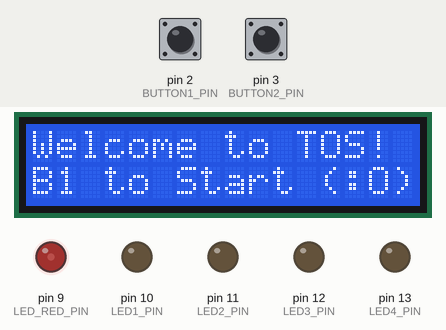
Simulated run of this sketch. Board: Arduino Uno, built with avr-gcc and run on an emulated ATmega328P. Shown: 16×2 character LCD, output pins drawn as LEDs (lit = HIGH). Inputs (shaded band) come from the test bench; at power-on: pin 2 (BUTTON1_PIN) HIGH, pin 3 (BUTTON2_PIN) HIGH. Random numbers use the default seed unless the sketch sets one; what the sketch prints to the serial monitor is not drawn.

Above: at 1.2 s.
1.3 s: pin 2 (BUTTON1_PIN) pulled LOW for 0.15 s
At 2.4 s:
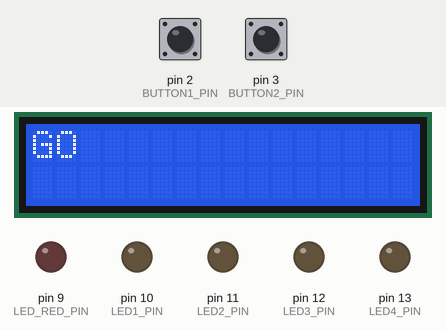
At 4.2 s:
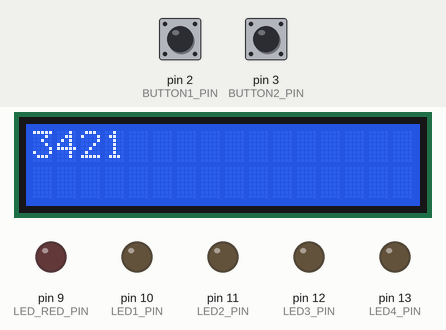
4.4 s: pin 3 (BUTTON2_PIN) pulled LOW for 0.15 s
At 7.4 s:
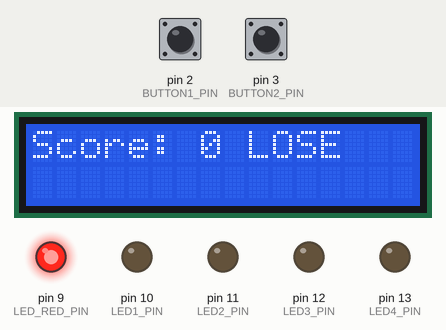
Timing chart, 0 to 19.9 s (numbered marks = the images above; inputs shaded):
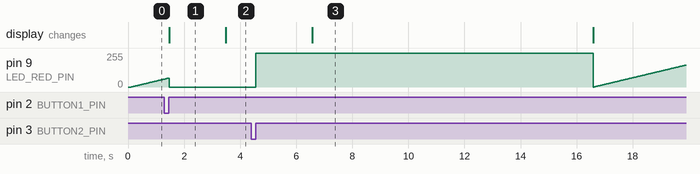

Measured:
- after the input at 1.3 s, the display: changes after 0.17 s (image 1)
- after the input at 4.4 s, the display: changes after 2.2 s (image 3)
- what the display in image 1 shows lasts 2.0 s, from 1.5 s to 3.5 s

The sketch:

src.ino
```cpp
#include "setup.h"
#include "game.h"
#include "wait.h"
#include "btn_control.h"
#include "lcd_control.h"

bool currentWaiting = true;
bool currentfirstWait = false;
bool currentfirstGameRound = false;

long seed = 0;

void setup() {
  setUpLeds();
  setUpButtons();
  setUpLCD();
  setUpWaitInterrupt();
  setUpPotentiometer();

  Serial.begin(9600); //debug
  long seed = analogRead(A2);
  randomSeed(seed); // inizializza casualità

}

void loop() {
  noInterrupts();
  currentWaiting = waiting;
  currentfirstWait = firstWait;
  currentfirstGameRound = firstGameRound;
  interrupts();

  if (currentWaiting) {
    if (currentfirstWait) {
      firstWaitOperations();
    }
    waitModeOperations();
  } else {
    if (currentfirstGameRound) {
      firstGameRoundOperations();
    }
    gameModeOperations();
  }
}
```

btn_control.cpp
```cpp
#include "btn_control.h"
#include "setup.h"
#include "interrupt.h"
#include <Arduino.h>

// Button constants
#define BUTTON_DEBOUNCE_DELAY_MS   300

// Button identifiers
#define BUTTON_1 1
#define BUTTON_2 2
#define BUTTON_3 3
#define BUTTON_4 4

volatile int btnPressed = NO_BUTTON_PRESSED;
unsigned long int lastPress = millis();

void bouncingPrevention(int btnNum) {
  if (millis() - lastPress > BUTTON_DEBOUNCE_DELAY_MS) {
    btnPressed = btnNum;
    lastPress = millis();
  }
}

void controlBTN1() {
  bouncingPrevention(BUTTON_1);
}

void controlBTN2() {
  bouncingPrevention(BUTTON_2);
}

void controlBTN3() {
  bouncingPrevention(BUTTON_3);
}

void controlBTN4() {
  bouncingPrevention(BUTTON_4);
}

void setUpBTNControlInterrupt() {
  internalEnableInterrupt(BUTTON1_PIN, controlBTN1, RISING);
  internalEnableInterrupt(BUTTON2_PIN, controlBTN2, RISING);
  internalEnableInterrupt(BUTTON3_PIN, controlBTN3, RISING);
  internalEnableInterrupt(BUTTON4_PIN, controlBTN4, RISING);
}

void detachBTNControlInterrupt() {
  internalDisableInterrupt(BUTTON1_PIN);
  internalDisableInterrupt(BUTTON2_PIN);
  internalDisableInterrupt(BUTTON3_PIN);
  internalDisableInterrupt(BUTTON4_PIN);
}
```

btn_control.h
```cpp
#ifndef BTN_CONTOL_H
#define BTN_CONTOL_H

#define NO_BUTTON_PRESSED -1

extern volatile int btnPressed;

void setUpBTNControlInterrupt();

void detachBTNControlInterrupt();

#endif
```

game.cpp
```cpp
#include "game.h"
#include "setup.h"
#include "wait.h"
#include "btn_control.h"
#include "lcd_control.h"
#include <Arduino.h>

// Game timing constants
#define BASE_ROUND_TIME_MS 20000
#define TIME_DISPLAYING_GO_MS 2000
#define TIME_DISPLAYING_RED_LED_MS 2000
#define TIME_DISPLAYING_LOSE_SCORE_MS 10000
#define WIN_MESSAGE_DELAY_MS 1500

// Game state constants
#define INVALID_LED_PIN -1

// Difficulty settings
#define MIN_DIFFICULTY              1
#define MAX_DIFFICULTY              4
#define POTENTIOMETER_MIN           0
#define POTENTIOMETER_MAX           1023

// LED constants
#define LED_RED_FULL_INTENSITY      255
#define LED_RED_OFF                 0

bool startingRound = true;
int seq[N_SEQ];
unsigned long time = 0;
unsigned long t1;
int difficulty;
int current;
int score;

int getLedPin(int buttonId) {
  switch (buttonId) {
    case 1: return LED1_PIN;
    case 2: return LED2_PIN;
    case 3: return LED3_PIN;
    case 4: return LED4_PIN;
    default: return INVALID_LED_PIN;
  }
}

int difficultyTimeReduction(int difficulty) {
  switch (difficulty) {
    case 1: return 1000; //defalt case is implicitly this one
    case 2: return 2000;
    case 3: return 3000;
    case 4: return 4000;
  }
}

void turnOffAllGameLed() {
  for (int i = 1; i <= N_SEQ; i++) {
    digitalWrite(getLedPin(i), LOW);
  }
}

void generateSequence(int seq[N_SEQ]) {
  int pool[N_SEQ] = { 1, 2, 3, 4 };
  for (int i = (N_SEQ - 1); i > 0; --i) {
    int j = random(i + 1);
    int tmp = pool[i];
    pool[i] = pool[j];
    pool[j] = tmp;
  }
  for (int i = 0; i < N_SEQ; i++) {
    seq[i] = pool[i];
    Serial.print(seq[i]);
  }
  Serial.println("");
}

void startRound(int seq[N_SEQ]) {
  generateSequence(seq);
  writeSequence(seq);

  time = millis();
  current = 0;
  btnPressed = NO_BUTTON_PRESSED;
}

void nextRound() {
  t1 = t1 - difficultyTimeReduction(difficulty);
  score++;

  writeWinMessage(score);
  delay(WIN_MESSAGE_DELAY_MS);
  turnOffAllGameLed();
  startingRound = true;
}

void gameOver() {
  analogWrite(LED_RED_PIN, LED_RED_FULL_INTENSITY);
  turnOffAllGameLed();

  delay(TIME_DISPLAYING_RED_LED_MS);

  writeLoseMessage(score);

  delay(TIME_DISPLAYING_LOSE_SCORE_MS);

  detachBTNControlInterrupt();
  setUpWaitInterrupt();

  waiting = true;
  startingRound = true;
}

void manageGame() {
  if (millis() - time > t1) {
    Serial.println("Lost for timeout");
    gameOver();
    return;
  }

  noInterrupts();
  int currentBtnPressed = btnPressed;
  interrupts();

  if (currentBtnPressed == NO_BUTTON_PRESSED) return;

  if (currentBtnPressed == seq[current]) {
    digitalWrite(getLedPin(seq[current]), HIGH);
    current++;
    if (current >= N_SEQ) {
      nextRound();
    }
  } else if (currentBtnPressed != seq[current]) {
    gameOver();
  }

  noInterrupts();
  btnPressed = NO_BUTTON_PRESSED;
  interrupts();
}

void gameModeOperations() {
  if (startingRound) {
    startRound(seq);
    startingRound = false;
  }
  manageGame();
}

void difficultySetting () {
  difficulty = map(
    analogRead(POT_PIN),
    POTENTIOMETER_MIN,
    POTENTIOMETER_MAX,
    MIN_DIFFICULTY,
    MAX_DIFFICULTY
  );
  Serial.println(difficulty);
}

void firstGameRoundOperations() {
  firstGameRound = false;
  score = 0;
  t1 = BASE_ROUND_TIME_MS;

  writeGo();

  analogWrite(LED_RED_PIN, LED_RED_OFF);
  difficultySetting();

  detachWaitInterrupt();
  setUpBTNControlInterrupt();

  delay(TIME_DISPLAYING_GO_MS);
}
```

game.h
```cpp
#ifndef GAME_H
#define GAME_H

void gameModeOperations();

void firstGameRoundOperations();

#endif
```

interrupt.cpp
```cpp
#include "interrupt.h"
#include <EnableInterrupt.h>

void internalEnableInterrupt(uint8_t pin, void (*userFunction)(), uint8_t mode) {
  enableInterrupt(pin, userFunction, mode);
}

void internalDisableInterrupt(uint8_t pin) {
  disableInterrupt(pin);
}
```

interrupt.h
```cpp
#ifndef INTERRUPT_H
#define INTERRUPT_H

#include <stdint.h>

void internalEnableInterrupt(uint8_t pin, void (*userFunction)(), uint8_t mode);

void internalDisableInterrupt(uint8_t pin);

#endif
```

setup.cpp
```cpp
#include "setup.h"
#include <Arduino.h>

void setUpLeds() {
  pinMode(LED1_PIN, OUTPUT);
  pinMode(LED2_PIN, OUTPUT);
  pinMode(LED3_PIN, OUTPUT);
  pinMode(LED4_PIN, OUTPUT);
  pinMode(LED_RED_PIN, OUTPUT);
}

void setUpButtons() {
  pinMode(BUTTON1_PIN, INPUT_PULLUP);
  pinMode(BUTTON2_PIN, INPUT_PULLUP);
  pinMode(BUTTON3_PIN, INPUT_PULLUP);
  pinMode(BUTTON4_PIN, INPUT_PULLUP);
}

void setUpPotentiometer() {
  pinMode(POT_PIN, INPUT);
}
```

setup.h
```cpp
#ifndef SETUP_H
#define SETUP_H

#define BUTTON1_PIN 2
#define BUTTON2_PIN 3
#define BUTTON3_PIN 4
#define BUTTON4_PIN 5

#define LED1_PIN 10
#define LED2_PIN 11
#define LED3_PIN 12
#define LED4_PIN 13
#define LED_RED_PIN 9

#define POT_PIN A0

#define I2C_ADDR    0x27
#define LCD_COLUMNS 16
#define LCD_LINES   2

#define N_SEQ 4

void setUpLeds();

void setUpButtons();

void setUpButtons();

void setUpPotentiometer();

#endif
```

wait.cpp
```cpp
#include "wait.h"
#include "setup.h"
#include "interrupt.h"
#include "lcd_control.h"
#include <Arduino.h>
#include <avr/sleep.h>

// Timing constants
#define MS_UNTIL_SLEEP 10000
#define FADING_DELAY_MS 20

// LED fading constants
#define MAX_LIGHT_VALUE 200
#define MIN_LIGHT_VALUE 0
#define BASE_DIRACTION 1

volatile bool firstGameRound = false;
volatile bool waiting = true;
volatile bool firstWait = true;
int ledValue = 0;
int direction = BASE_DIRACTION;
unsigned long timeSinceStart = 0;

void fadingLed() {
  analogWrite(LED_RED_PIN, ledValue);
  ledValue = ledValue + direction;
  if (ledValue == MIN_LIGHT_VALUE || ledValue == MAX_LIGHT_VALUE) {
    direction = -direction;
  }
}

void displayWelcome() {
  writeWelcomeMessage();
}

void checkStartButton() {
  //no need to check for bouncing since multiple presses don't have any affect
  if (waiting) {
    firstGameRound = true;
    firstWait = true;
    waiting = false;
  }
}

void setUpWaitInterrupt() {
  internalEnableInterrupt(BUTTON1_PIN, checkStartButton, RISING);
}

void detachWaitInterrupt() {
  internalDisableInterrupt(BUTTON1_PIN);
}

void wakeUpNow() {
  timeSinceStart = millis();
}

void checkTimeToSleep() {
  if (millis() - timeSinceStart > MS_UNTIL_SLEEP) {
    Serial.println("Going to sleep...");
    Serial.flush();

    detachWaitInterrupt();
    internalEnableInterrupt(BUTTON1_PIN, wakeUpNow, RISING);

    set_sleep_mode(SLEEP_MODE_PWR_DOWN);
    sleep_enable();
    sleepLCD();
    sleep_mode();

    sleep_disable();
    wakeUpLCD();

    detachWaitInterrupt();
    setUpWaitInterrupt();

    Serial.println("Wake up!");
  }
}

void firstWaitOperations() {
  ledValue = 0;
  direction = BASE_DIRACTION;
  timeSinceStart = millis();
  firstWait = false;
  displayWelcome();
}

void waitModeOperations() {
  checkTimeToSleep();
  fadingLed();
  delay(FADING_DELAY_MS);
}
```

wait.h
```cpp
#ifndef WAIT_H
#define WAIT_H

extern volatile bool firstGameRound;
extern volatile bool waiting;
extern volatile bool firstWait;

void waitModeOperations();

void setUpWaitInterrupt();

void detachWaitInterrupt();

void firstWaitOperations();

#endif
```

lcd_control.cpp
```cpp
#include "lcd_control.h"
#include "setup.h"
#include <Arduino.h>
#include <LiquidCrystal_I2C.h>

LiquidCrystal_I2C lcd(I2C_ADDR, LCD_COLUMNS, LCD_LINES);

void setUpLCD() {
  lcd.init();
  lcd.backlight();
  lcd.clear();
  lcd.setCursor(0, 0);
}

void writeGo() {
  lcd.clear();
  lcd.setCursor(0, 0);
  lcd.print("GO");
  Serial.println("GO!!");
}

void writeWelcomeMessage() {
  lcd.clear();
  lcd.setCursor(0, 0);
  lcd.print("Welcome to TOS!");
  lcd.setCursor(0, 1);
  lcd.print("B1 to Start (:O)");
}

void writeSequence(int seq[]) {
  lcd.clear();
  lcd.setCursor(0, 0);
  for(int i=0; i<N_SEQ; i++){
    lcd.setCursor(i, 0);
    lcd.print(seq[i]);
  }
}

void writeWinMessage(int score) {
  lcd.clear();
  lcd.setCursor(0, 0);
  lcd.print("Score: " + String(score) + " WIN");
  Serial.println("Score: " + String(score) + " WIN");
}

void writeLoseMessage(int score) {
  lcd.clear();
  lcd.setCursor(0, 0);
  lcd.print("Score: " + String(score) + " LOSE");
  Serial.println("Score: " + String(score) + " LOST");
}

void sleepLCD() {
  lcd.clear();
  lcd.setCursor(0, 0);
  lcd.print("Sleeping :)");
  lcd.setCursor(0, 1);
  lcd.print("B1 to wake up");
  lcd.noBacklight();
}

void wakeUpLCD() {
  lcd.backlight();
  writeWelcomeMessage();
}
```

lcd_control.h
```cpp
#ifndef LCD_CONTROL_H
#define LCD_CONTROL_H

void setUpLCD();

void writeGo();

void writeWelcomeMessage();

void writeSequence(int seq[]);

void writeWinMessage(int score);

void writeLoseMessage(int score);

void sleepLCD();

void wakeUpLCD();

#endif
```
